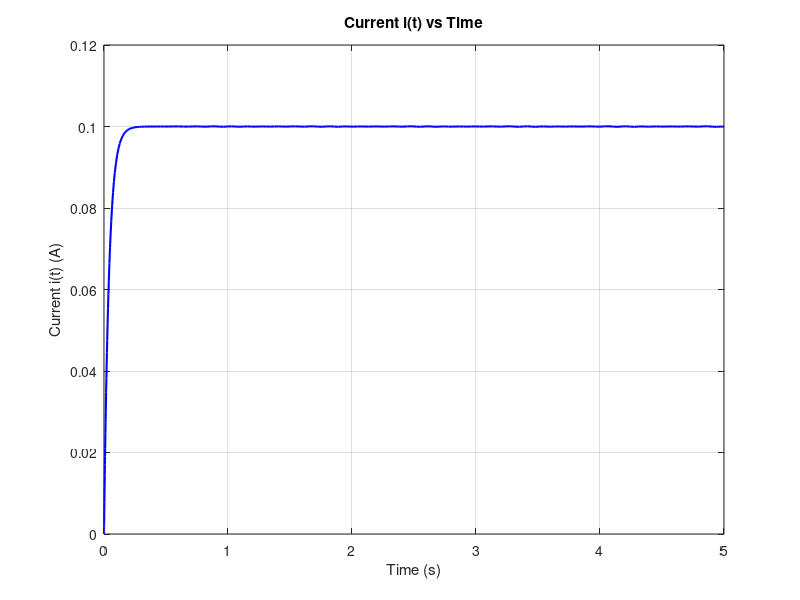
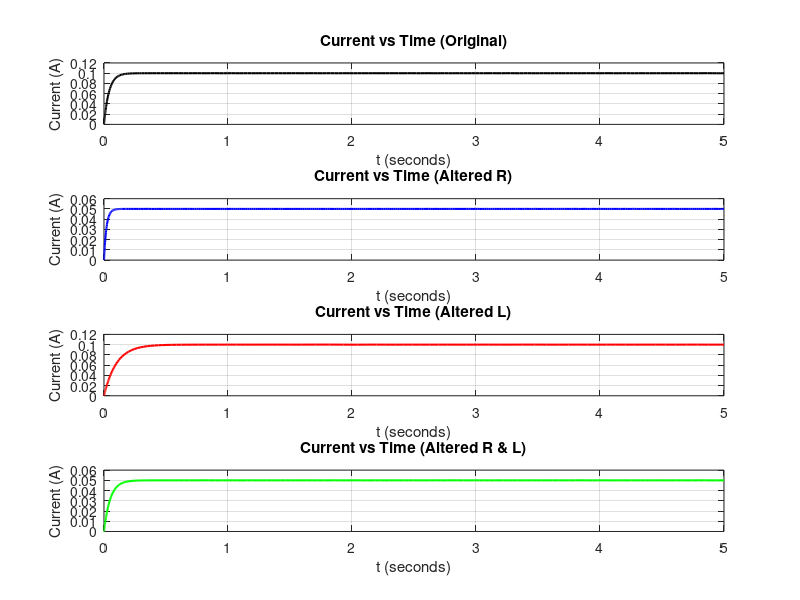
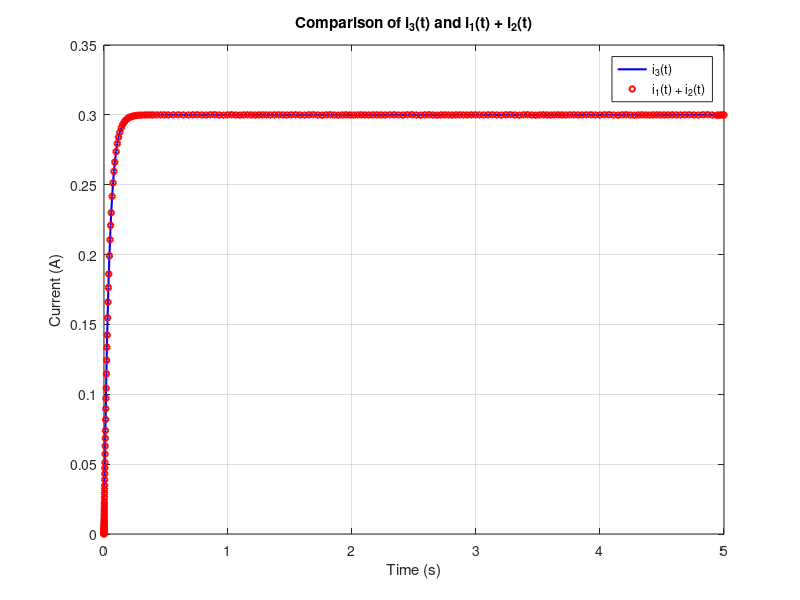

Write MATLAB code to recreate these figures, in order.
%% Given Parameters
R = 50;             % Resistance
L = 2;              % Inductance

%% Question 3.2
V = 5;

% Use ODE45
tspan = [0 5];
i0 = 0
ode_function = @(t, i) (V - R * i) / L;
[t,i] = ode45(ode_function, tspan, i0);

%Plot
figure;
plot(t, i, 'b', 'LineWidth', 1.5);
xlabel('Time (s)');
ylabel('Current i(t) (A)');
title('Current i(t) vs Time');
grid on;

saveas(gcf, 'Figures/figure32.png');

%% Question 3.3
tspan = [0 5]; 
i0 = 0;

% Original 
R = 50; % Resistance 
L = 2; % Inductance 
V = 5;

ode_function1 = @(t, i) (V - R * i) / L; 
[t1, i1] = ode45(ode_function1, tspan, i0);

% Altered R 
R = 100; % Resistance 

ode_function2 = @(t, i) (V - R * i) / L; 
[t2, i2] = ode45(ode_function2, tspan, i0);

% Altered L 
R = 50; % Reset Resistance
L = 5; % Alter Inductance

ode_function3 = @(t, i) (V - R * i) / L; 
[t3, i3] = ode45(ode_function3, tspan, i0);

% Both Altered 
R = 100; % Resistance 
L = 5; % Inductance 

ode_function4 = @(t, i) (V - R * i) / L; 
[t4, i4] = ode45(ode_function4, tspan, i0);

% Create Figure Directory
if ~exist('Figures', 'dir')
    mkdir('Figures');
end

% Plot
figure;

subplot(4, 1, 1); 
plot(t1, i1, 'k', 'LineWidth', 1.5); 
xlabel('t (seconds)'); ylabel('Current (A)'); 
title('Current vs Time (Original)'); 
grid on;

subplot(4, 1, 2); 
plot(t2, i2, 'b', 'LineWidth', 1.5); 
xlabel('t (seconds)'); ylabel('Current (A)'); 
title('Current vs Time (Altered R)'); 
grid on;

subplot(4, 1, 3); 
plot(t3, i3, 'r', 'LineWidth', 1.5); 
xlabel('t (seconds)'); ylabel('Current (A)'); 
title('Current vs Time (Altered L)'); 
grid on;

subplot(4, 1, 4); 
plot(t4, i4, 'g', 'LineWidth', 1.5); 
xlabel('t (seconds)'); ylabel('Current (A)'); 
title('Current vs Time (Altered R & L)'); 
grid on;

% Save Figure
saveas(gcf, 'Figures/figure33.png');


%% Question 3.4
% Parameters
R = 50;          % Resistance
L = 2;           % Inductance
i0 = 0;          
tspan = [0 5];   

% Vs1 Scenario
Vs1 = 5; 
ode_function5 = @(t, i) (Vs1 - R * i) / L;
[t1, i1] = ode45(ode_function5, tspan, i0);

% Vs2 Scenario
Vs2 = 10; 
ode_function6 = @(t, i) (Vs2 - R * i) / L;
[t2, i2] = ode45(ode_function6, tspan, i0);

% Vs3 Scenario
Vs3 = 15; 
ode_function7 = @(t, i) (Vs3 - R * i) / L;
[t3, i3] = ode45(ode_function7, tspan, i0);

% Interpolate i2 onto t1 so they have the same size
i2_interp = interp1(t2, i2, t1, 'linear');

% Compute the sum of i1(t) and i2(t) with matching sizes
i_sum = i1 + i2_interp;

% Interpolate i3 onto t1 for a fair comparison
i3_interp = interp1(t3, i3, t1, 'linear');

% Plot 
figure;

plot(t1, i3_interp, 'b-', 'LineWidth', 1.5); 
hold on;

plot(t1, i_sum, 'ro', 'LineWidth', 1.5, 'MarkerSize', 4); 

xlabel('Time (s)');
ylabel('Current (A)');
title('Comparison of i_3(t) and i_1(t) + i_2(t)');
legend('i_3(t)', 'i_1(t) + i_2(t)', 'Location', 'Best');
grid on;

% Save the figure
saveas(gcf, 'Figures/figure34.png');

